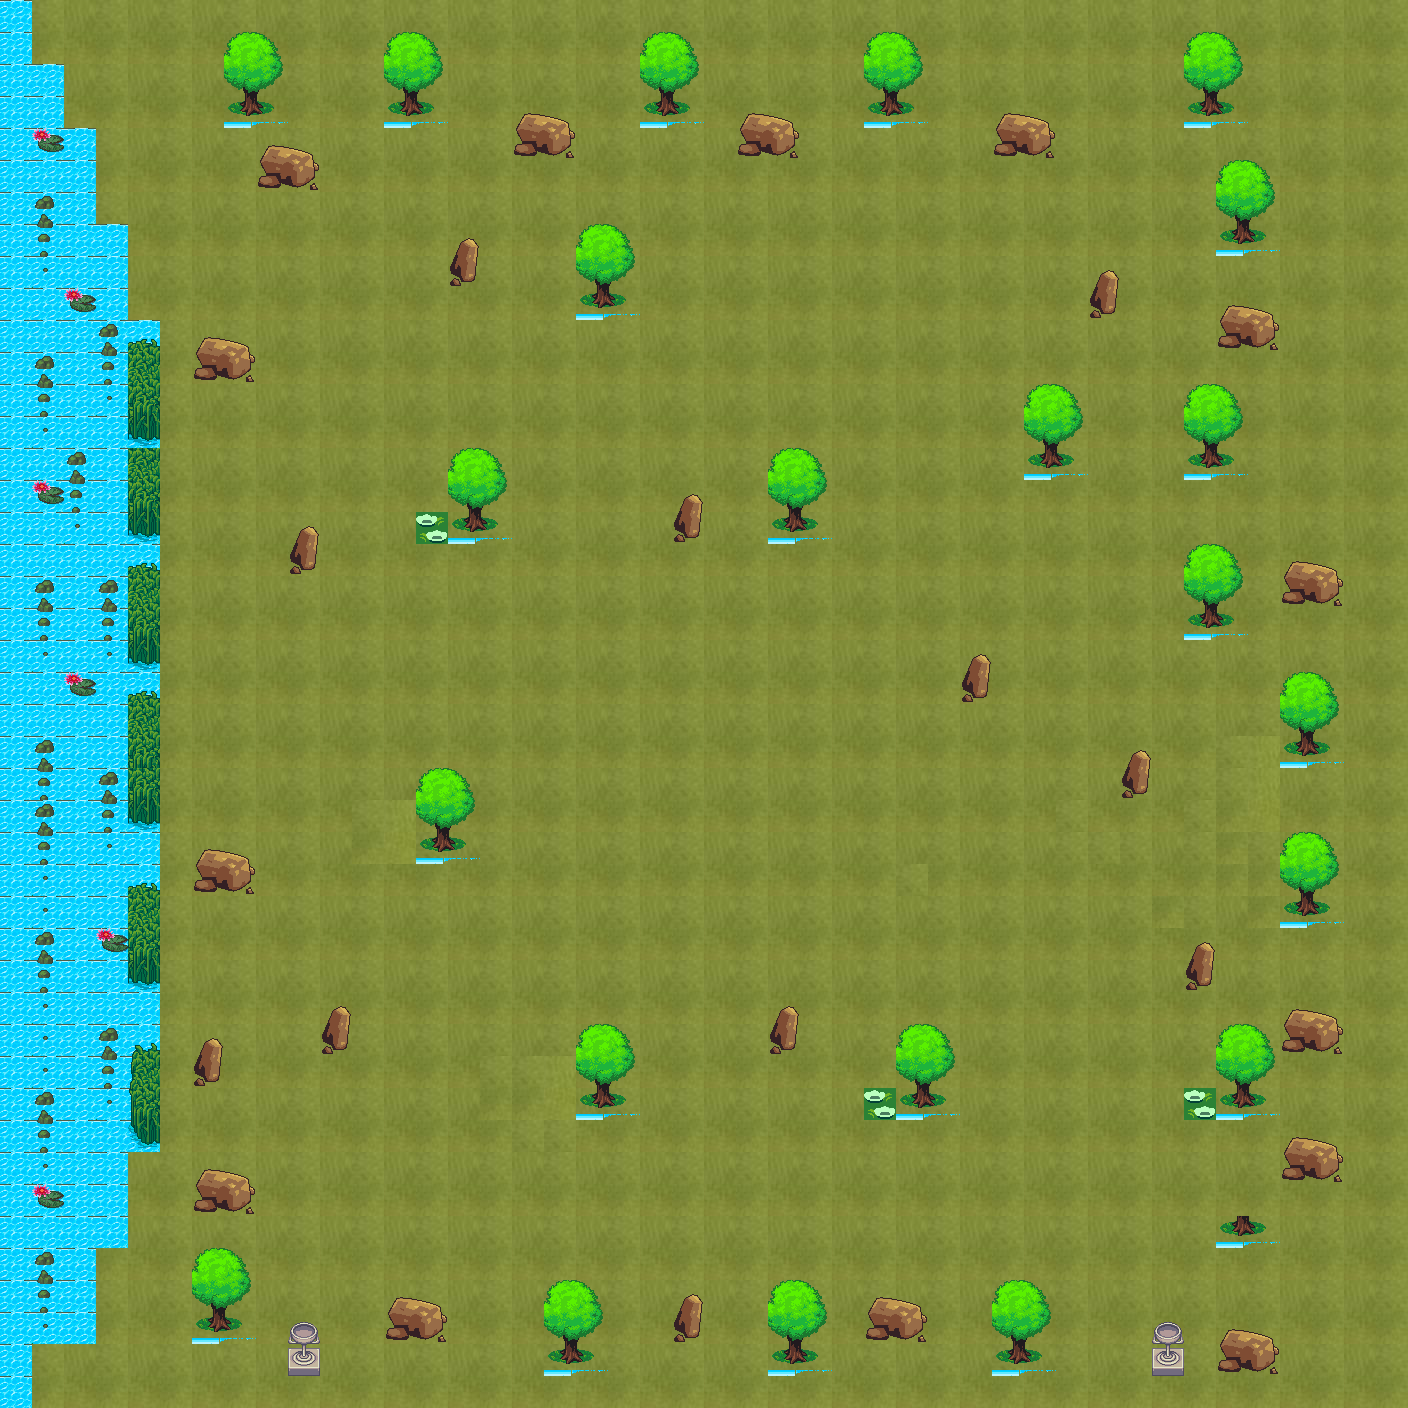

Tiled map render using the project's own tile images. Description and the map definition, with tile-layer contents summarised, below:
An orthogonal 44x44 tile map with 32x32 px tiles, 4 tile layers (图块层 1, 图块层 2, 图块层 3, 图块层 4), 3 tilesets.

<map version="1.10" tiledversion="1.11.2" orientation="orthogonal" renderorder="right-down" width="44" height="44" tilewidth="32" tileheight="32" infinite="0" nextlayerid="8" nextobjectid="1">
 <tileset firstgid="1" source="map.tsx" />
 <tileset firstgid="231" source="terrain.tsx" />
 <tileset firstgid="1255" source="COC.tsx" />
 <layer id="7" name="图块层 1" width="44" height="44">
  <data>[1936 cells, 1936 non-empty, 6 distinct tile ids]</data>
 </layer>
 <layer id="2" name="图块层 2" width="44" height="44">
  <data>[1936 cells, 320 non-empty, 11 distinct tile ids]</data>
 </layer>
 <layer id="3" name="图块层 3" width="44" height="44">
  <data>[1936 cells, 156 non-empty, 21 distinct tile ids]</data>
 </layer>
 <layer id="5" name="图块层 4" width="44" height="44">
  <data>[1936 cells, 0 non-empty, 0 distinct tile ids]</data>
 </layer>
</map>
